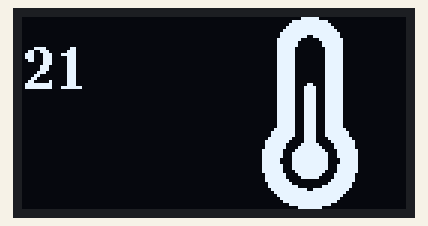
This sketch was run on a simulated Arduino Uno, built with avr-gcc and run on an emulated ATmega328P. Shown: 128×64 one-colour display.

Above: at 0.4 s.

The sketch:

Step1_video.ino
```cpp
#include <U8g2lib.h>
#include <Wire.h>
#include "image.h"

U8G2_SSD1306_128X64_NONAME_1_HW_I2C u8g2(U8G2_R0, /* reset=*/ U8X8_PIN_NONE);

void setup() {
  u8g2.begin();
}

void draw(){
  //u8g2.drawXBM(0,0,128,64,img_temp);
  u8g2.drawXBMP(0,0,128,64,img_temp);
   int base_line = 15;
   u8g2.setFont(u8g2_font_ncenB14_tr);
   u8g2.drawStr(0,24,"21");
}

void loop() {

  u8g2.firstPage();
  do {
    draw();
  } while ( u8g2.nextPage() );

}
```

Source omitted: image.h (data table, 6442 bytes)
